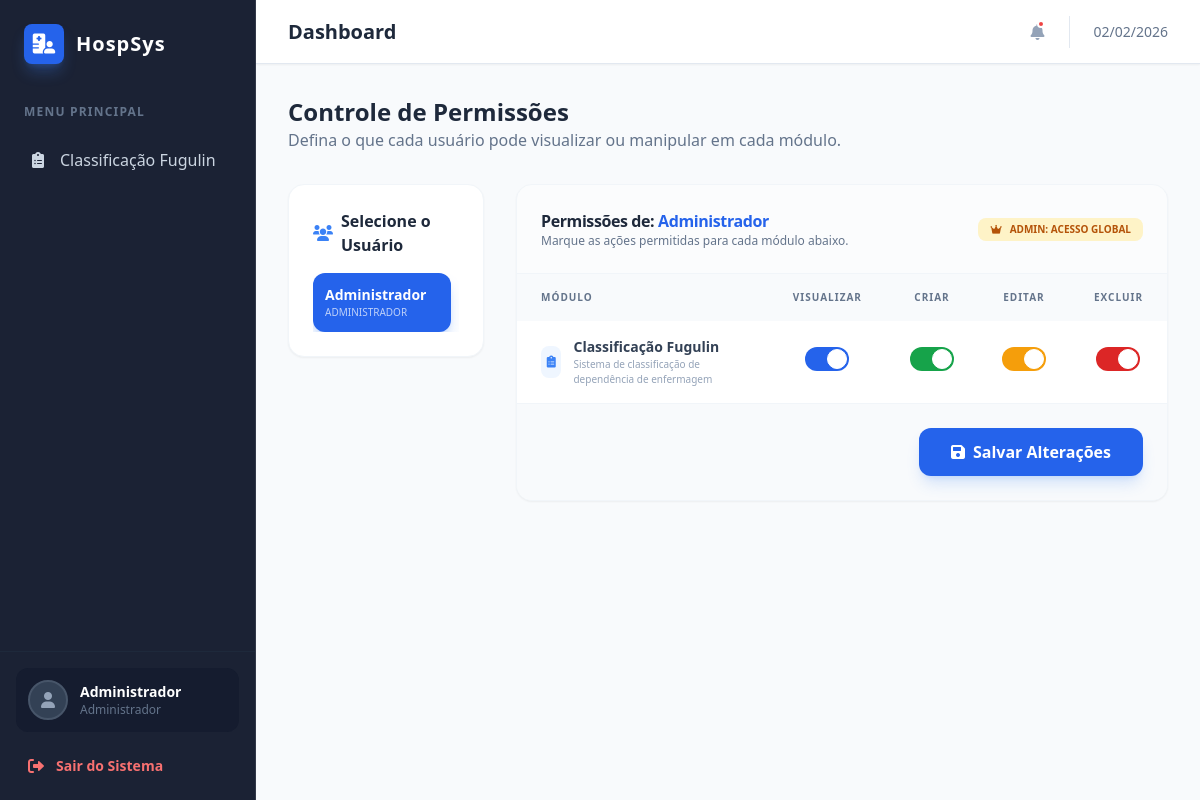
Page /admin/permissoes.php?usuario=1 (signed in) on the committed database.
### tables this page shows
CREATE TABLE IF NOT EXISTS modulos (
    id INT AUTO_INCREMENT PRIMARY KEY,
    nome_modulo VARCHAR(50) NOT NULL,
    descricao TEXT,
    rota VARCHAR(255) NOT NULL,
    icone VARCHAR(50) DEFAULT 'fas fa-box'
);

CREATE TABLE IF NOT EXISTS usuarios (
    id INT AUTO_INCREMENT PRIMARY KEY,
    nome VARCHAR(100) NOT NULL,
    email VARCHAR(100) NOT NULL UNIQUE,
    cpf VARCHAR(14) NOT NULL UNIQUE,
    usuario VARCHAR(50) NOT NULL UNIQUE,
    senha_hash VARCHAR(255) NOT NULL,
    nivel_acesso ENUM('Administrador', 'Gestor', 'Usuário Padrão', 'Visualizador') NOT NULL DEFAULT 'Usuário Padrão',
    ativo TINYINT(1) DEFAULT 1,
    data_criacao TIMESTAMP DEFAULT CURRENT_TIMESTAMP
);

### includes/functions.php (called while the page is built, shortened)
<?php
function cleanInput($data) {
    return htmlspecialchars(trim($data), ENT_QUOTES, 'UTF-8');
}

### admin/permissoes.php (the view, shortened to what this page needs)
<?php
require_once __DIR__ . '/../includes/header.php';
$id_usuario_selecionado = isset($_GET['usuario']) ? (int)$_GET['usuario'] : null;
$usuarios_lista = $pdo->query("SELECT id, nome, nivel_acesso FROM usuarios ORDER BY nome ASC")->fetchAll();
$usuario_info = null;
if ($id_usuario_selecionado) {
    $stmt = $pdo->prepare("SELECT * FROM usuarios WHERE id = ?");
    $stmt->execute([$id_usuario_selecionado]);
    $usuario_info = $stmt->fetch();
}
$modulos_lista = $pdo->query("SELECT * FROM modulos ORDER BY nome_modulo ASC")->fetchAll();
?>
<div class="mb-8">
    <h1 class="text-2xl font-bold text-slate-800">Controle de Permissões</h1>
    <p class="text-slate-500">Defina o que cada usuário pode visualizar ou manipular em cada módulo.</p>
</div>
<div class="grid grid-cols-1 lg:grid-cols-4 gap-8">
    <div class="lg:col-span-1">
        <div class="bg-white rounded-2xl shadow-sm border border-slate-100 p-6">
            <h3 class="font-bold text-slate-800 mb-4 flex items-center gap-2">
                <i class="fas fa-users text-blue-500"></i>
                Selecione o Usuário
            </h3>
            <div class="space-y-2 max-h-[500px] overflow-y-auto pr-2 custom-scrollbar">
                <?php foreach ($usuarios_lista as $ul): ?>
                    <a href="?usuario=<?php echo $ul['id']; ?>"
                       class="block p-3 rounded-xl transition-all <?php echo ($id_usuario_selecionado == $ul['id']) ? 'bg-blue-600 text-white shadow-lg shadow-blue-500/30' : 'bg-slate-50 text-slate-600 hover:bg-slate-100'; ?>">
                        <p class="text-sm font-bold truncate"><?php echo cleanInput($ul['nome']); ?></p>
                        <p class="text-[10px] uppercase opacity-70"><?php echo $ul['nivel_acesso']; ?></p>
                    </a>
                <?php endforeach; ?>
            </div>
        </div>
    </div>
    <div class="lg:col-span-3">
        <?php if ($usuario_info): ?>
            <form action="permissoes.php" method="POST" class="bg-white rounded-2xl shadow-sm border border-slate-100 overflow-hidden">
                <div class="p-6 border-b border-slate-100 bg-slate-50/50 flex justify-between items-center">
                    <div>
                        <h3 class="font-bold text-slate-800 tracking-tight">
                            Permissões de: <span class="text-blue-600"><?php echo cleanInput($usuario_info['nome']); ?></span>
                        </h3>
                        <p class="text-xs text-slate-500">Marque as ações permitidas para cada módulo abaixo.</p>
                    </div>
                    <?php if ($usuario_info['nivel_acesso'] === 'Administrador'): ?>
                        <div class="bg-amber-100 text-amber-700 px-3 py-1 rounded-lg text-[10px] font-bold uppercase flex items-center gap-2">
                            <i class="fas fa-crown"></i> Admin: Acesso Global
                        </div>
                    <?php endif; ?>
                </div>
                <div class="overflow-x-auto">
                    <table class="w-full text-left border-collapse">
                        <thead class="bg-slate-50 text-slate-500 text-[10px] uppercase tracking-widest font-black">
                            <tr>
                                <th class="px-6 py-4">Módulo</th>
                                <th class="px-6 py-4 text-center">Visualizar</th>
                                <th class="px-6 py-4 text-center">Criar</th>
                                <th class="px-6 py-4 text-center">Editar</th>
                                <th class="px-6 py-4 text-center">Excluir</th>
                            </tr>
                        </thead>
                        <tbody class="divide-y divide-slate-100">
                            <?php foreach ($modulos_lista as $m):
                            ?>
                            <tr class="hover:bg-slate-50/50 transition-colors">
                                <td class="px-6 py-4">
                                    <div class="flex items-center gap-3">
                                        <div class="w-8 h-8 bg-blue-50 text-blue-500 rounded-lg flex items-center justify-center">
                                            <i class="<?php echo $m['icone']; ?> text-xs"></i>
                                        </div>
                                        <div>
                                            <p class="text-sm font-bold text-slate-700"><?php echo $m['nome_modulo']; ?></p>
                                            <p class="text-[10px] text-slate-400"><?php echo $m['descricao']; ?></p>
                                        </div>
                                    </div>
                                </td>
                                <td class="px-6 py-4 text-center">
                                    <label class="relative inline-flex items-center cursor-pointer">
                                        <div class="w-11 h-6 bg-slate-200 peer-focus:outline-none rounded-full peer peer-checked:after:translate-x-full peer-checked:after:border-white after:content-[''] after:absolute after:top-[2px] after:left-[2px] after:bg-white after:border-gray-300 after:border after:rounded-full after:h-5 after:w-5 after:transition-all peer-checked:bg-blue-600"></div>
                                    </label>
                                </td>
                                <td class="px-6 py-4 text-center">
                                    <label class="relative inline-flex items-center cursor-pointer">
                                        <div class="w-11 h-6 bg-slate-200 peer-focus:outline-none rounded-full peer peer-checked:after:translate-x-full peer-checked:after:border-white after:content-[''] after:absolute after:top-[2px] after:left-[2px] after:bg-white after:border-gray-300 after:border after:rounded-full after:h-5 after:w-5 after:transition-all peer-checked:bg-green-600"></div>
                                    </label>
                                </td>
                                <td class="px-6 py-4 text-center">
                                    <label class="relative inline-flex items-center cursor-pointer">
                                        <div class="w-11 h-6 bg-slate-200 peer-focus:outline-none rounded-full peer peer-checked:after:translate-x-full peer-checked:after:border-white after:content-[''] after:absolute after:top-[2px] after:left-[2px] after:bg-white after:border-gray-300 after:border after:rounded-full after:h-5 after:w-5 after:transition-all peer-checked:bg-amber-500"></div>
                                    </label>
                                </td>
                                <td class="px-6 py-4 text-center">
                                    <label class="relative inline-flex items-center cursor-pointer">
                                        <div class="w-11 h-6 bg-slate-200 peer-focus:outline-none rounded-full peer peer-checked:after:translate-x-full peer-checked:after:border-white after:content-[''] after:absolute after:top-[2px] after:left-[2px] after:bg-white after:border-gray-300 after:border after:rounded-full after:h-5 after:w-5 after:transition-all peer-checked:bg-red-600"></div>
                                    </label>
                                </td>
                            </tr>
                            <?php endforeach; ?>
                        </tbody>
                    </table>
                </div>
                <div class="p-6 bg-slate-50 border-t border-slate-100 flex justify-end">
                    <button type="submit" name="salvar_permissoes" class="bg-blue-600 hover:bg-blue-700 text-white px-8 py-3 rounded-xl font-bold transition-all shadow-lg shadow-blue-500/20 flex items-center gap-2">
                        <i class="fas fa-save"></i>
                        Salvar Alterações
                    </button>
                </div>
            </form>
        <?php endif; ?>
    </div>
</div>
<?php
echo "</div></main></body></html>";
?>

### includes/header.php (shortened to what this page needs)
<?php
require_once __DIR__ . '/../auth/verificar_permissao.php';
$stmt_menu = $pdo->prepare("
    SELECT m.*
    FROM modulos m
    JOIN permissoes p ON m.id = p.id_modulo
    WHERE p.id_usuario = ? AND p.pode_visualizar = 1
    ORDER BY m.nome_modulo ASC
");
$stmt_menu->execute([$_SESSION['user_id']]);
$modulos_menu = $stmt_menu->fetchAll();
if ($_SESSION['user_nivel'] === 'Administrador') {
    $stmt_admin = $pdo->query("SELECT * FROM modulos ORDER BY nome_modulo ASC");
    $modulos_menu = $stmt_admin->fetchAll();
}
?>
<!DOCTYPE html>
<html lang="pt-br" class="h-full">
<head>
    <script src="https://cdn.tailwindcss.com"></script>
    <link rel="stylesheet" href="https://cdnjs.cloudflare.com/ajax/libs/font-awesome/6.0.0/css/all.min.css">
</head>
<body class="h-full bg-slate-50 flex overflow-hidden">
    <aside id="sidebar" class="sidebar-glass text-slate-300 fixed inset-y-0 left-0 z-50 w-64 transform -translate-x-full md:relative md:translate-x-0 flex flex-col flex-shrink-0 transition-transform duration-300 ease-in-out">
        <div class="p-6 flex items-center justify-between">
            <div class="flex items-center gap-3">
                <div class="w-10 h-10 bg-blue-600 rounded-lg flex items-center justify-center shadow-lg shadow-blue-500/30">
                    <i class="fas fa-hospital-user text-white text-xl"></i>
                </div>
                <span class="text-xl font-bold text-white tracking-wider">HospSys</span>
            </div>
        </div>
        <nav class="flex-1 px-4 space-y-1 mt-4 overflow-y-auto">
            <p class="text-xs font-semibold text-slate-500 uppercase tracking-widest mb-4 px-2">Menu Principal</p>
            <?php foreach ($modulos_menu as $modulo): ?>
                <?php
                    $active = (strpos($_SERVER['PHP_SELF'], $modulo['rota']) !== false) ? 'active' : '';
                ?>
                <a href="/hospsys/<?php echo $modulo['rota']; ?>" class="nav-item <?php echo $active; ?> flex items-center gap-3 px-3 py-3 rounded-lg transition-all">
                    <i class="<?php echo $modulo['icone']; ?> w-5 text-center"></i>
                    <span class="font-medium"><?php echo $modulo['nome_modulo']; ?></span>
                </a>
            <?php endforeach; ?>
        </nav>
        <div class="p-4 border-t border-slate-800">
            <div class="flex items-center gap-3 p-3 bg-slate-900/50 rounded-xl">
                <div class="w-10 h-10 bg-slate-700 rounded-full flex items-center justify-center border-2 border-slate-600">
                    <i class="fas fa-user text-slate-400"></i>
                </div>
                <div class="overflow-hidden">
                    <p class="text-sm font-bold text-white truncate"><?php echo $_SESSION['user_nome']; ?></p>
                    <p class="text-xs text-slate-500 truncate"><?php echo $_SESSION['user_nivel']; ?></p>
                </div>
            </div>
            <a href="/hospsys/auth/logout.php" class="mt-4 flex items-center gap-3 px-3 py-2 text-red-400 hover:bg-red-500/10 rounded-lg transition-all">
                <i class="fas fa-sign-out-alt"></i>
                <span class="text-sm font-semibold">Sair do Sistema</span>
            </a>
        </div>
    </aside>
    <main class="flex-1 flex flex-col min-w-0 overflow-hidden">
        <header class="h-16 bg-white border-b border-slate-200 flex items-center justify-between px-4 md:px-8 z-10 shadow-sm">
            <div class="flex items-center gap-4">
                <h2 class="text-lg md:text-xl font-bold text-slate-800 truncate">
                    <?php
                        $titulo = "Dashboard";
                        echo $titulo;
                    ?>
                </h2>
            </div>
            <div class="flex items-center gap-3 md:gap-6">
                <div class="relative hidden sm:block">
                    <span class="absolute top-0 right-0 w-2 h-2 bg-red-500 rounded-full border-2 border-white"></span>
                    <i class="fas fa-bell text-slate-400 hover:text-slate-600 cursor-pointer transition-colors"></i>
                </div>
                <span class="text-xs md:text-sm text-slate-500 font-medium whitespace-nowrap"><?php echo date('d/m/Y'); ?></span>
            </div>
        </header>
        <div class="flex-1 overflow-y-auto p-4 md:p-8">

### includes/header.php (style rules this page uses)
.sidebar-glass { background: rgba(15, 23, 42, 0.95); backdrop-filter: blur(10px); border-right: 1px solid rgba(255, 255, 255, 0.1); }

### rows in the picture
modulos: nome_modulo "Classificação Fugulin", descricao "Sistema de classificação de dependência de enfermagem"
usuarios: nome "Administrador", nivel_acesso "ADMINISTRADOR"

### other values in the picture
$_SESSION['user_nome'] "Administrador"
$_SESSION['user_nivel'] "Administrador"
$titulo "Dashboard"
